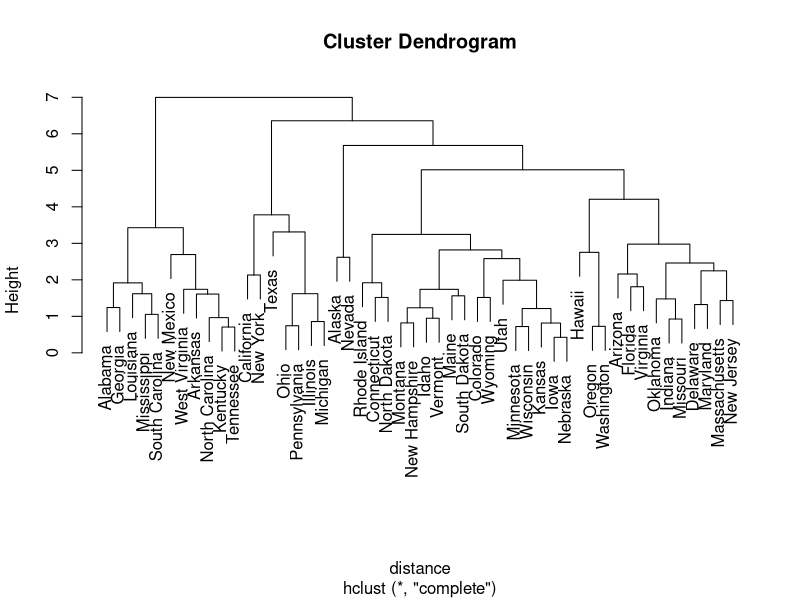

Generate this figure with R:


# Agglomerative Hierarchical Clustering
library(datasets)
myData = state.x77


# Exclude Area from the data
data_scaled = scale(myData[, -8])

summary(data_scaled)

# Compute a distance matrix of the data
distance = dist(as.matrix(data_scaled), method = "euclidean")

# Perform the clustering
hc = hclust(distance)

plot(hc)

################################################

# # K-Means Clustering
# library(datasets)
# myData = state.x77
# 
# data_scaled = scale(myData)
# 
# # Table to plot the total within-cluster sum of squares error for each k-value.
# table = NULL
# 
# for (k in 1:25) {
# 
# # Cluster into k clusters
# #k = 3
#   myClusters = kmeans(data_scaled, k)
# 
#   # Summary of the clusters
#   summary(myClusters)
# 
#   # Centers (mean values) of the clusters
#   myClusters$centers
# 
#   # Cluster assignments
#   myClusters$cluster 
# 
#   # Within-cluster sum of squares and total sum of squares across clusters
#   myClusters$withinss
#   table[k] = myClusters$tot.withinss
# }
# 
# plot(table)
# 
# # k = 5 since it is the elbow point of the data
# myClusters = kmeans(data_scaled, 5)
# 
# # Summary of the clusters
# summary(myClusters)
# 
# # Centers (mean values) of the clusters
# myClusters$centers
# 
# # Cluster assignments
# myClusters$cluster 
# 
# # Within-cluster sum of squares and total sum of squares across clusters
# myClusters$withinss
# myClusters$tot.withinss
# 
# library(cluster)
# clusplot(data_scaled, myClusters$cluster, color=TRUE, shade=TRUE, labels=2, lines=0)








